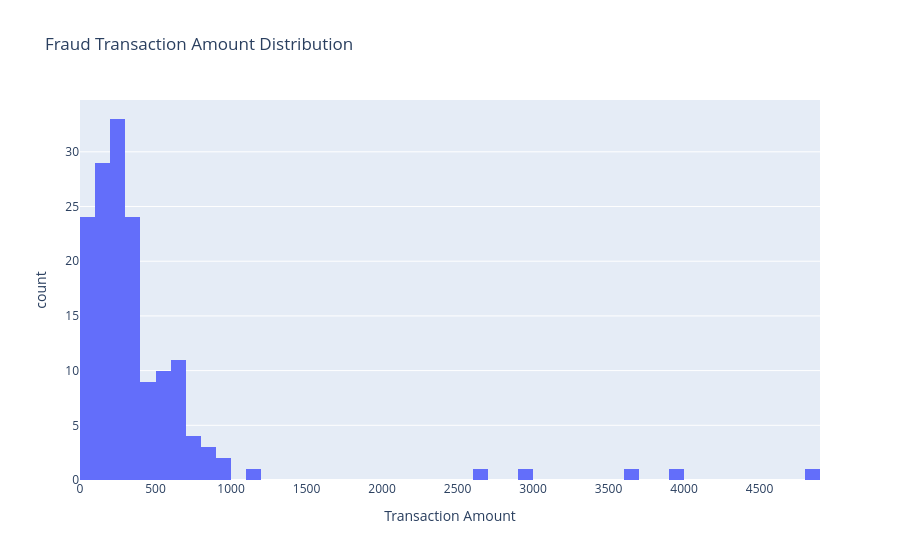

The notebook cell this image was saved under:
### Code cell
fig = px.histogram(fraud, x='amount', nbins=50, title='Fraud Transaction Amount Distribution', labels={'amount':'Transaction Amount'})
fig.show()

### Figure 1 — Plotly figure (JSON) as saved in the notebook; plotly's stock layout.template omitted (floating-point values rounded to 4 significant figures; data arrays with more than 128 entries replaced by an {"elided": "..."} marker saying what was removed)
{"data": [{"bingroup": "x", "hovertemplate": "Transaction Amount=%{x}<br>count=%{y}<extra></extra>", "legendgroup": "", "marker": {"color": "#636efa", "pattern": {"shape": ""}}, "name": "", "nbinsx": 50, "orientation": "v", "showlegend": false, "type": "histogram", "x": {"elided": "155 float values"}, "xaxis": "x", "yaxis": "y"}], "layout": {"barmode": "relative", "legend": {"tracegroupgap": 0}, "title": {"text": "Fraud Transaction Amount Distribution"}, "xaxis": {"anchor": "y", "domain": [0, 1], "title": {"text": "Transaction Amount"}}, "yaxis": {"anchor": "x", "domain": [0, 1], "title": {"text": "count"}}}}
